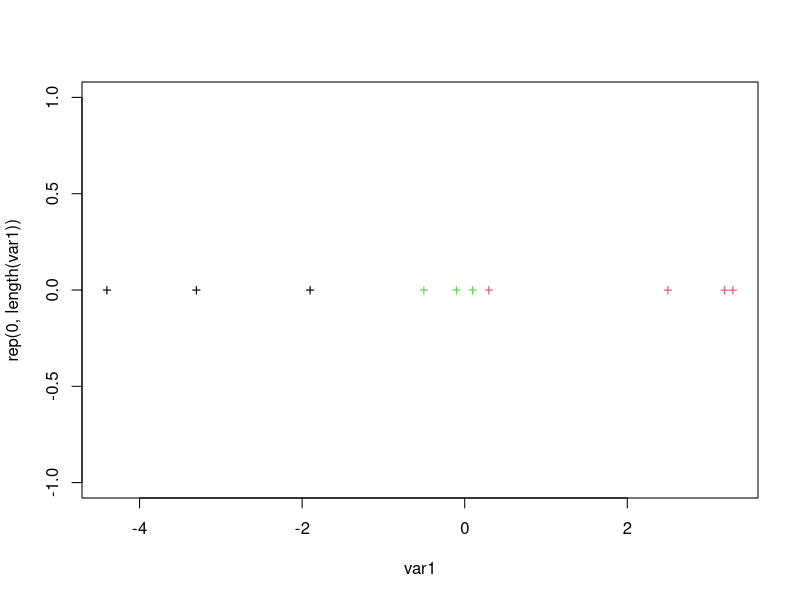

Write R code to recreate this figure.
var1<-c(-3.3, -4.4, -1.9, 3.3, 2.5, 3.2, 0.3, 0.1, -0.1, -0.5)
groupe<-c(1, 1, 1, 2, 2, 2, 2, 3, 3, 3)

dat<-data.frame(var1, groupe)

plot(x=var1,y=rep(0, length(var1)), col=groupe, pch = '+')
